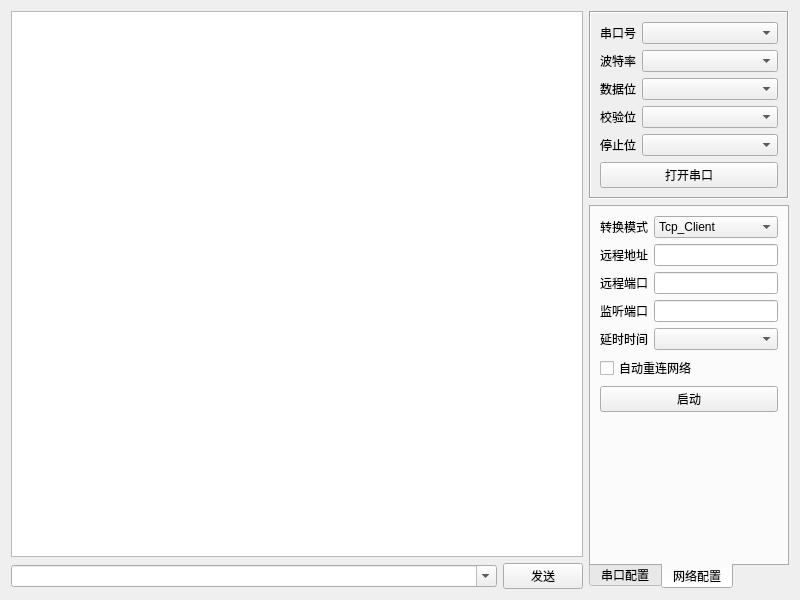
<?xml version="1.0" encoding="UTF-8"?>
<ui version="4.0">
 <class>frmComTool</class>
 <widget class="QWidget" name="frmComTool">
  <property name="geometry">
   <rect>
    <x>0</x>
    <y>0</y>
    <width>800</width>
    <height>600</height>
   </rect>
  </property>
  <layout class="QGridLayout" name="gridLayout_6">
   <item row="0" column="0">
    <widget class="QTextEdit" name="txtMain">
     <property name="enabled">
      <bool>true</bool>
     </property>
     <property name="frameShape">
      <enum>QFrame::StyledPanel</enum>
     </property>
     <property name="verticalScrollBarPolicy">
      <enum>Qt::ScrollBarAsNeeded</enum>
     </property>
     <property name="horizontalScrollBarPolicy">
      <enum>Qt::ScrollBarAsNeeded</enum>
     </property>
     <property name="readOnly">
      <bool>true</bool>
     </property>
    </widget>
   </item>
   <item row="0" column="1" rowspan="2">
    <widget class="QWidget" name="widgetRight" native="true">
     <property name="maximumSize">
      <size>
       <width>200</width>
       <height>16777215</height>
      </size>
     </property>
     <layout class="QVBoxLayout" name="verticalLayout">
      <property name="leftMargin">
       <number>0</number>
      </property>
      <property name="topMargin">
       <number>0</number>
      </property>
      <property name="rightMargin">
       <number>0</number>
      </property>
      <property name="bottomMargin">
       <number>0</number>
      </property>
      <item>
       <widget class="QFrame" name="frameTop">
        <property name="frameShape">
         <enum>QFrame::Box</enum>
        </property>
        <property name="frameShadow">
         <enum>QFrame::Sunken</enum>
        </property>
        <layout class="QGridLayout" name="gridLayout_3">
         <item row="0" column="0">
          <widget class="QLabel" name="labPortName">
           <property name="text">
            <string>串口号</string>
           </property>
          </widget>
         </item>
         <item row="0" column="1">
          <widget class="QComboBox" name="cboxPortName">
           <property name="sizePolicy">
            <sizepolicy hsizetype="Preferred" vsizetype="Fixed">
             <horstretch>1</horstretch>
             <verstretch>0</verstretch>
            </sizepolicy>
           </property>
          </widget>
         </item>
         <item row="1" column="0">
          <widget class="QLabel" name="labBaudRate">
           <property name="text">
            <string>波特率</string>
           </property>
          </widget>
         </item>
         <item row="1" column="1">
          <widget class="QComboBox" name="cboxBaudRate">
           <property name="sizePolicy">
            <sizepolicy hsizetype="Preferred" vsizetype="Fixed">
             <horstretch>1</horstretch>
             <verstretch>0</verstretch>
            </sizepolicy>
           </property>
          </widget>
         </item>
         <item row="2" column="0">
          <widget class="QLabel" name="labDataBit">
           <property name="text">
            <string>数据位</string>
           </property>
          </widget>
         </item>
         <item row="2" column="1">
          <widget class="QComboBox" name="cboxDataBit">
           <property name="sizePolicy">
            <sizepolicy hsizetype="Preferred" vsizetype="Fixed">
             <horstretch>1</horstretch>
             <verstretch>0</verstretch>
            </sizepolicy>
           </property>
          </widget>
         </item>
         <item row="3" column="0">
          <widget class="QLabel" name="labParity">
           <property name="text">
            <string>校验位</string>
           </property>
          </widget>
         </item>
         <item row="3" column="1">
          <widget class="QComboBox" name="cboxParity">
           <property name="sizePolicy">
            <sizepolicy hsizetype="Preferred" vsizetype="Fixed">
             <horstretch>1</horstretch>
             <verstretch>0</verstretch>
            </sizepolicy>
           </property>
          </widget>
         </item>
         <item row="4" column="0">
          <widget class="QLabel" name="labStopBit">
           <property name="text">
            <string>停止位</string>
           </property>
          </widget>
         </item>
         <item row="4" column="1">
          <widget class="QComboBox" name="cboxStopBit">
           <property name="sizePolicy">
            <sizepolicy hsizetype="Preferred" vsizetype="Fixed">
             <horstretch>1</horstretch>
             <verstretch>0</verstretch>
            </sizepolicy>
           </property>
          </widget>
         </item>
         <item row="5" column="0" colspan="2">
          <widget class="QPushButton" name="btnOpen">
           <property name="text">
            <string>打开串口</string>
           </property>
          </widget>
         </item>
        </layout>
       </widget>
      </item>
      <item>
       <widget class="QTabWidget" name="tabWidget">
        <property name="tabPosition">
         <enum>QTabWidget::South</enum>
        </property>
        <property name="currentIndex">
         <number>1</number>
        </property>
        <widget class="QWidget" name="tab">
         <attribute name="title">
          <string>串口配置</string>
         </attribute>
         <layout class="QGridLayout" name="gridLayout_5">
          <item row="0" column="0">
           <widget class="QCheckBox" name="ckHexSend">
            <property name="text">
             <string>Hex发送</string>
            </property>
           </widget>
          </item>
          <item row="0" column="1">
           <widget class="QCheckBox" name="ckHexReceive">
            <property name="text">
             <string>Hex接收</string>
            </property>
           </widget>
          </item>
          <item row="1" column="0">
           <widget class="QCheckBox" name="ckDebug">
            <property name="text">
             <string>模拟设备</string>
            </property>
           </widget>
          </item>
          <item row="1" column="1">
           <widget class="QCheckBox" name="ckAutoClear">
            <property name="text">
             <string>自动清空</string>
            </property>
           </widget>
          </item>
          <item row="2" column="0" colspan="2">
           <layout class="QGridLayout" name="gridLayout">
            <item row="0" column="0">
             <widget class="QCheckBox" name="ckAutoSend">
              <property name="text">
               <string>自动发送</string>
              </property>
             </widget>
            </item>
            <item row="0" column="1">
             <widget class="QComboBox" name="cboxSendInterval">
              <property name="sizePolicy">
               <sizepolicy hsizetype="Expanding" vsizetype="Fixed">
                <horstretch>0</horstretch>
                <verstretch>0</verstretch>
               </sizepolicy>
              </property>
             </widget>
            </item>
            <item row="1" column="0">
             <widget class="QCheckBox" name="ckAutoSave">
              <property name="text">
               <string>自动保存</string>
              </property>
             </widget>
            </item>
            <item row="1" column="1">
             <widget class="QComboBox" name="cboxSaveInterval">
              <property name="sizePolicy">
               <sizepolicy hsizetype="Expanding" vsizetype="Fixed">
                <horstretch>0</horstretch>
                <verstretch>0</verstretch>
               </sizepolicy>
              </property>
             </widget>
            </item>
           </layout>
          </item>
          <item row="3" column="0" colspan="2">
           <widget class="QPushButton" name="btnSendCount">
            <property name="text">
             <string>发送 : 0 字节</string>
            </property>
           </widget>
          </item>
          <item row="4" column="0" colspan="2">
           <widget class="QPushButton" name="btnReceiveCount">
            <property name="text">
             <string>接收 : 0 字节</string>
            </property>
           </widget>
          </item>
          <item row="5" column="0" colspan="2">
           <widget class="QPushButton" name="btnStopShow">
            <property name="text">
             <string>停止显示</string>
            </property>
           </widget>
          </item>
          <item row="6" column="0" colspan="2">
           <widget class="QPushButton" name="btnSave">
            <property name="text">
             <string>保存数据</string>
            </property>
           </widget>
          </item>
          <item row="7" column="0" colspan="2">
           <widget class="QPushButton" name="btnData">
            <property name="text">
             <string>管理数据</string>
            </property>
           </widget>
          </item>
          <item row="8" column="0" colspan="2">
           <widget class="QPushButton" name="btnClear">
            <property name="text">
             <string>清空数据</string>
            </property>
           </widget>
          </item>
          <item row="9" column="0" colspan="2">
           <spacer name="verticalSpacer">
            <property name="orientation">
             <enum>Qt::Vertical</enum>
            </property>
            <property name="sizeHint" stdset="0">
             <size>
              <width>20</width>
              <height>2</height>
             </size>
            </property>
           </spacer>
          </item>
         </layout>
        </widget>
        <widget class="QWidget" name="tab_2">
         <attribute name="title">
          <string>网络配置</string>
         </attribute>
         <layout class="QGridLayout" name="gridLayout_2">
          <item row="0" column="0" colspan="2">
           <layout class="QGridLayout" name="gridLayout_4">
            <item row="3" column="0">
             <widget class="QLabel" name="labListenPort">
              <property name="text">
               <string>监听端口</string>
              </property>
             </widget>
            </item>
            <item row="1" column="0">
             <widget class="QLabel" name="labServerIP">
              <property name="text">
               <string>远程地址</string>
              </property>
             </widget>
            </item>
            <item row="4" column="1">
             <widget class="QComboBox" name="cboxSleepTime"/>
            </item>
            <item row="1" column="1">
             <widget class="QLineEdit" name="txtServerIP">
              <property name="text">
               <string/>
              </property>
             </widget>
            </item>
            <item row="2" column="0">
             <widget class="QLabel" name="labServerPort">
              <property name="text">
               <string>远程端口</string>
              </property>
             </widget>
            </item>
            <item row="2" column="1">
             <widget class="QLineEdit" name="txtServerPort">
              <property name="text">
               <string/>
              </property>
             </widget>
            </item>
            <item row="4" column="0">
             <widget class="QLabel" name="labSleepTime">
              <property name="text">
               <string>延时时间</string>
              </property>
             </widget>
            </item>
            <item row="3" column="1">
             <widget class="QLineEdit" name="txtListenPort"/>
            </item>
            <item row="0" column="0">
             <widget class="QLabel" name="labMode">
              <property name="text">
               <string>转换模式</string>
              </property>
             </widget>
            </item>
            <item row="0" column="1">
             <widget class="QComboBox" name="cboxMode">
              <item>
               <property name="text">
                <string>Tcp_Client</string>
               </property>
              </item>
              <item>
               <property name="text">
                <string>Tcp_Server</string>
               </property>
              </item>
              <item>
               <property name="text">
                <string>Udp_Client</string>
               </property>
              </item>
              <item>
               <property name="text">
                <string>Udp_Server</string>
               </property>
              </item>
             </widget>
            </item>
           </layout>
          </item>
          <item row="2" column="0" colspan="2">
           <widget class="QPushButton" name="btnStart">
            <property name="text">
             <string>启动</string>
            </property>
           </widget>
          </item>
          <item row="3" column="0" colspan="2">
           <spacer name="verticalSpacer_2">
            <property name="orientation">
             <enum>Qt::Vertical</enum>
            </property>
            <property name="sizeHint" stdset="0">
             <size>
              <width>20</width>
              <height>59</height>
             </size>
            </property>
           </spacer>
          </item>
          <item row="1" column="0" colspan="2">
           <widget class="QCheckBox" name="ckAutoConnect">
            <property name="text">
             <string>自动重连网络</string>
            </property>
           </widget>
          </item>
         </layout>
        </widget>
       </widget>
      </item>
     </layout>
    </widget>
   </item>
   <item row="1" column="0">
    <widget class="QWidget" name="widget" native="true">
     <layout class="QHBoxLayout" name="horizontalLayout">
      <property name="leftMargin">
       <number>0</number>
      </property>
      <property name="topMargin">
       <number>0</number>
      </property>
      <property name="rightMargin">
       <number>0</number>
      </property>
      <property name="bottomMargin">
       <number>0</number>
      </property>
      <item>
       <widget class="QComboBox" name="cboxData">
        <property name="sizePolicy">
         <sizepolicy hsizetype="Ignored" vsizetype="Fixed">
          <horstretch>0</horstretch>
          <verstretch>0</verstretch>
         </sizepolicy>
        </property>
        <property name="editable">
         <bool>true</bool>
        </property>
        <property name="duplicatesEnabled">
         <bool>false</bool>
        </property>
       </widget>
      </item>
      <item>
       <widget class="QPushButton" name="btnSend">
        <property name="minimumSize">
         <size>
          <width>80</width>
          <height>0</height>
         </size>
        </property>
        <property name="maximumSize">
         <size>
          <width>80</width>
          <height>16777215</height>
         </size>
        </property>
        <property name="text">
         <string>发送</string>
        </property>
       </widget>
      </item>
     </layout>
    </widget>
   </item>
  </layout>
 </widget>
 <resources/>
 <connections/>
</ui>
